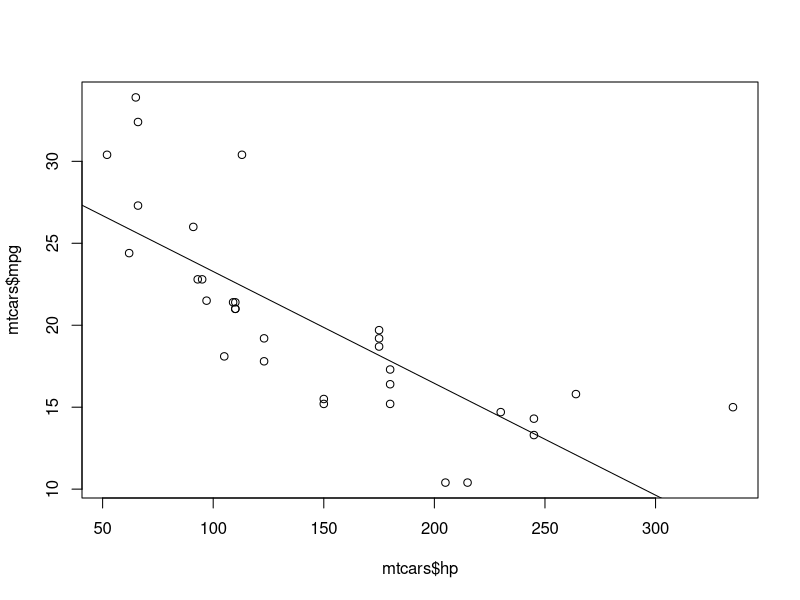

Write R code to recreate this figure.
# Title     : TODO
# Objective : TODO
# Created by: user
# Created on: 2/6/20

data(mtcars)

plot(mtcars$hp,mtcars$mpg)
abline(lm(mtcars$mpg~mtcars$hp))

print('hello')

x<-c(1,2,3,4,5)

x